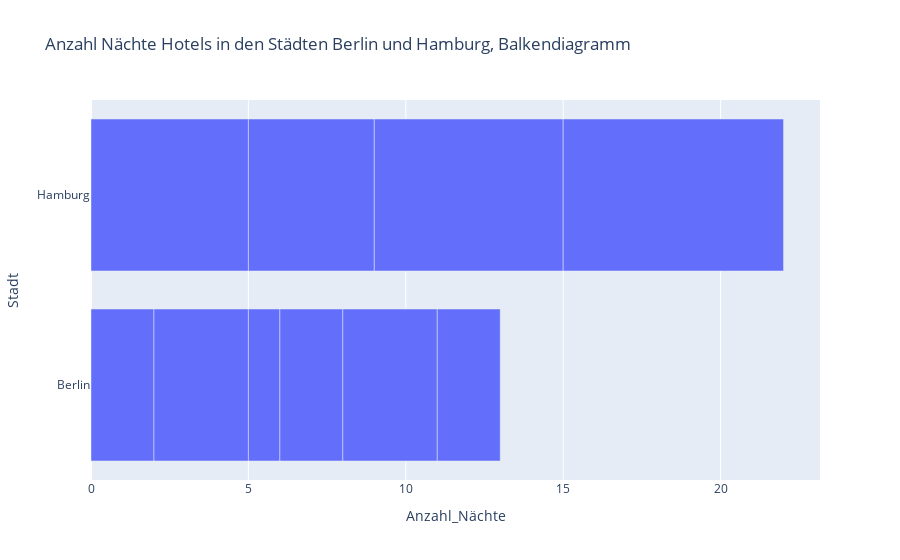

Notebook cell for this chart:
### Code cell
df = pd.DataFrame({"Stadt": ["Berlin", "Hamburg", "Berlin", "Berlin", "Hamburg", "Berlin", "Berlin", "Hamburg", "Berlin", "Hamburg"],
                   "Zimmerkategorie": ["Standard", "Deluxe", "Suite", "Standard", "Deluxe", "Suite", "Standard", "Deluxe", "Suite", "Standard"],
                   "Anzahl_Nächte": [2, 5, 3, 1, 4, 2, 3, 6, 2, 7],
                   "Gesamtpreis (€)": [200, 750, 900, 120, 680, 600, 310, 1200, 450, 1350]})


fig = px.bar(df, y='Stadt', x='Anzahl_Nächte', title='Anzahl Nächte Hotels in den Städten Berlin und Hamburg, Balkendiagramm')
fig.show()

### Figure 1 — Plotly figure (JSON) as saved in the notebook; plotly's stock layout.template omitted (floating-point values rounded to 4 significant figures)
{"data": [{"hovertemplate": "Anzahl_Nächte=%{x}<br>Stadt=%{y}<extra></extra>", "legendgroup": "", "marker": {"color": "#636efa", "pattern": {"shape": ""}}, "name": "", "orientation": "h", "showlegend": false, "textposition": "auto", "type": "bar", "x": [2, 5, 3, 1, 4, 2, 3, 6, 2, 7], "xaxis": "x", "y": ["Berlin", "Hamburg", "Berlin", "Berlin", "Hamburg", "Berlin", "Berlin", "Hamburg", "Berlin", "Hamburg"], "yaxis": "y"}], "layout": {"barmode": "relative", "legend": {"tracegroupgap": 0}, "title": {"text": "Anzahl Nächte Hotels in den Städten Berlin und Hamburg, Balkendiagramm"}, "xaxis": {"anchor": "y", "domain": [0, 1], "title": {"text": "Anzahl_Nächte"}}, "yaxis": {"anchor": "x", "domain": [0, 1], "title": {"text": "Stadt"}}}}
